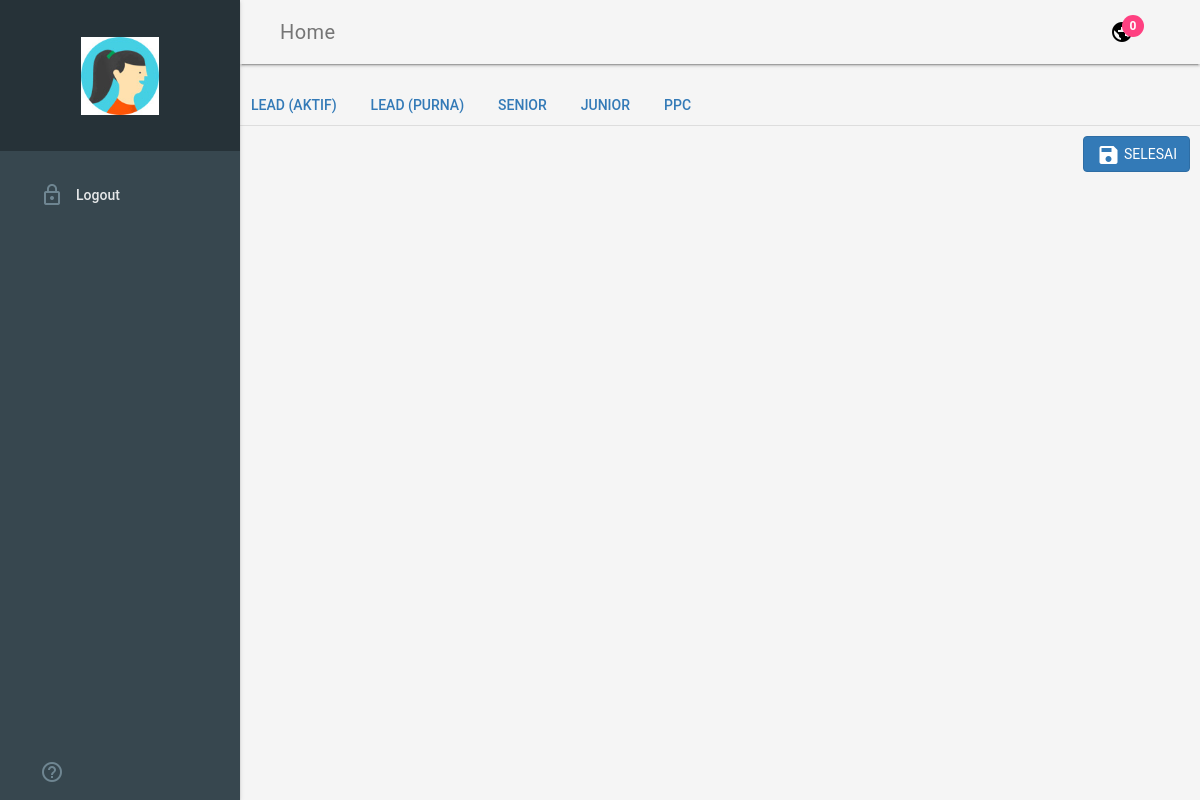
The page /index.php/auditor/pick_auditor on the database its author committed.
### tables this page shows
CREATE TABLE IF NOT EXISTS `jabatan` (
  `id_jabatan` int(11) NOT NULL,
  `nama_jabatan` varchar(200) NOT NULL
);

### application/controllers/auditor.php (called while the page is built, shortened)
<?php
class Auditor extends CI_Controller
{
	function __construct()
	{
		$this->load->helper('url');
		$this->load->model('auditor_model');
		$this->load->library('lib_login');
	}
	public function pick_auditor()
	{
		$isAjax = $this->input->is_ajax_request();
		if( $isAjax == FALSE && $_GET['media'] !== 'window' )
		{
			$this->load->view('templates/head', array('title' => 'Auditor Profile'));
		}else
		{
			$this->load->view('templates/headsource', array('title' => 'Auditor Picker'));
		}
		$jabatan = $this->auditor_model->get_jabatan();
		$this->load->view('auditor/panel-auditor--pick-auditor', array('jabatan' => $jabatan) );
	}
}

### index.php (called while the page is built, shortened)
<?php
require_once BASEPATH.'core/CodeIgniter.php';

### application/models/auditor_model.php (called while the page is built, shortened)
<?php
class Auditor_model extends CI_Model
{
	public function get_jabatan($where = array())
	{
		$this->db->select('*');
		$this->db->from('jabatan');
		$query = $this->db->get();
		return $query->result_array();
	}
}

### application/views/auditor/panel-auditor--pick-auditor.php (the view, shortened to what this page needs)
<div class="row" id="window--pick-auditor" style="padding-top:10px;">
	<ul class="nav nav-tabs " role="tablist" id="tablist-auditor-assignment--jabatan">
		<?php foreach ($jabatan as $jkey => $jvalue) { ?>
			<li role="presentation" class=""><a href="#choose-auditor--tab--jabatan-<?php echo $jvalue['id_jabatan'] ?>" class="text-uppercase" aria-controls="<?php echo $jvalue['nama_jabatan'] ?>" role="tab" data-toggle="tab"><?php echo $jvalue['nama_jabatan'] ?></a></li>
		<?php } ?>
	</ul>
	<div class="tab-content" style="padding-top:10px;">
	</div>
</div>
<button class="mdl-button mdl-js-button btn btn-primary pull-right" onclick="<?php echo isset($callback)? $callback : '' ?>"> <i class="material-icons">save</i> Selesai </button>

### application/components/css/yoqa.main.css (style rules this page uses)
[role="tab"], .btn, th { text-transform: uppercase !important; }

### application/components/css/module.css (style rules this page uses)
.material-middle, .icons-middle, .material-icons.middle, .material-icons { vertical-align: middle; }

### application/components/css/template--mdl-styles.css (style rules this page uses)
html, body { font-family: 'Roboto', 'Helvetica', sans-serif; }

### rows shown on the page
jabatan: nama_jabatan "LEAD (AKTIF)"
jabatan: nama_jabatan "LEAD (PURNA)"
jabatan: nama_jabatan "SENIOR"
jabatan: nama_jabatan "JUNIOR"
jabatan: nama_jabatan "PPC"
